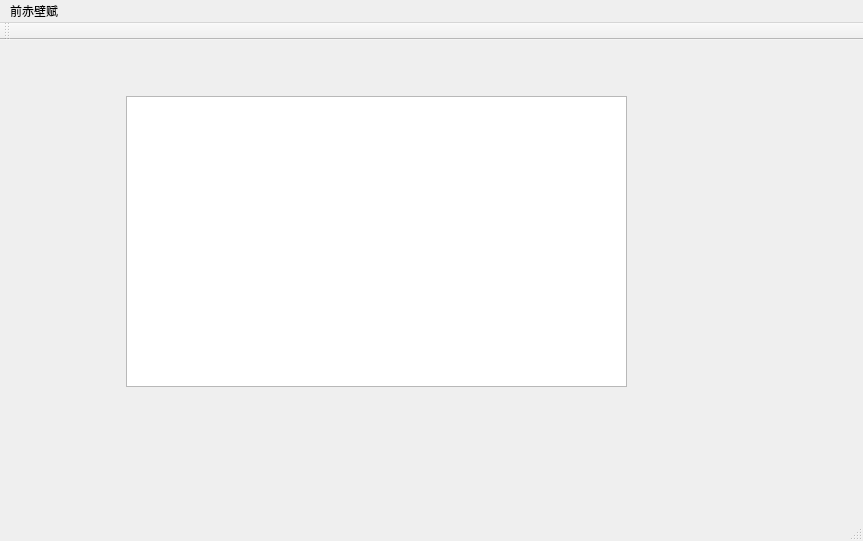
<?xml version="1.0" encoding="UTF-8"?>
<ui version="4.0">
 <class>helloClass</class>
 <widget class="QMainWindow" name="helloClass">
  <property name="geometry">
   <rect>
    <x>0</x>
    <y>0</y>
    <width>863</width>
    <height>541</height>
   </rect>
  </property>
  <property name="windowTitle">
   <string>金科院</string>
  </property>
  <widget class="QWidget" name="centralWidget">
   <widget class="QTextEdit" name="textEdit">
    <property name="geometry">
     <rect>
      <x>126</x>
      <y>56</y>
      <width>501</width>
      <height>291</height>
     </rect>
    </property>
   </widget>
  </widget>
  <widget class="QMenuBar" name="menuBar">
   <property name="geometry">
    <rect>
     <x>0</x>
     <y>0</y>
     <width>863</width>
     <height>30</height>
    </rect>
   </property>
   <widget class="QMenu" name="menu">
    <property name="title">
     <string>前赤壁赋</string>
    </property>
   </widget>
   <addaction name="menu"/>
  </widget>
  <widget class="QToolBar" name="mainToolBar">
   <attribute name="toolBarArea">
    <enum>TopToolBarArea</enum>
   </attribute>
   <attribute name="toolBarBreak">
    <bool>false</bool>
   </attribute>
  </widget>
  <widget class="QStatusBar" name="statusBar"/>
 </widget>
 <layoutdefault spacing="6" margin="11"/>
 <resources>
  <include location="hello.qrc"/>
 </resources>
 <connections/>
</ui>
